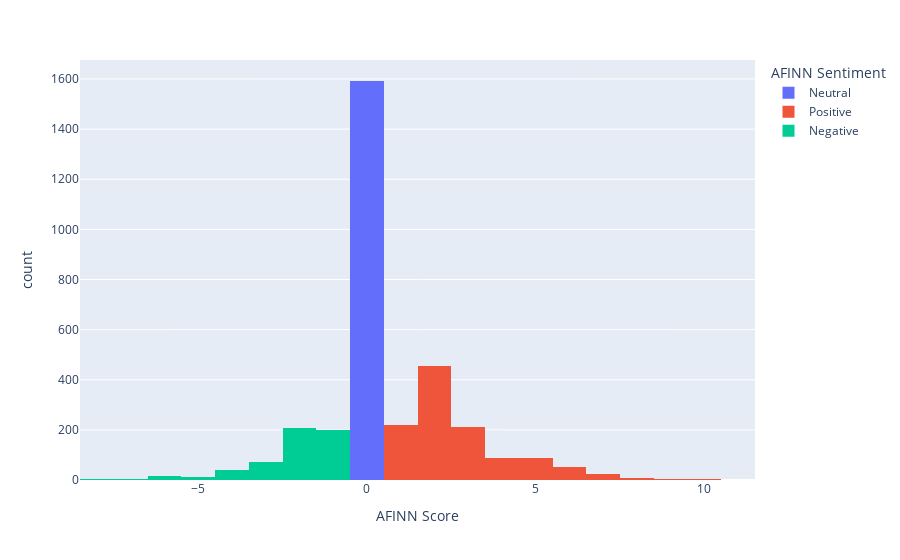

The notebook cell saved with this chart:
### Code cell
# Visualizing sentiment distribution with Plotly histogram
import plotly.express as px
fig_afinn = px.histogram(textblob_data, x='AFINN Score', color='AFINN Sentiment', template='plotly')
fig_afinn.show()

### Figure 1 — Plotly figure (JSON) as saved in the notebook; plotly's stock layout.template omitted (floating-point values rounded to 4 significant figures; data arrays with more than 128 entries replaced by an {"elided": "..."} marker saying what was removed)
{"data": [{"alignmentgroup": "True", "bingroup": "x", "hovertemplate": "AFINN Sentiment=Neutral<br>AFINN Score=%{x}<br>count=%{y}<extra></extra>", "legendgroup": "Neutral", "marker": {"color": "#636efa", "pattern": {"shape": ""}}, "name": "Neutral", "offsetgroup": "Neutral", "orientation": "v", "showlegend": true, "type": "histogram", "x": {"elided": "1592 int values"}, "xaxis": "x", "yaxis": "y"}, {"alignmentgroup": "True", "bingroup": "x", "hovertemplate": "AFINN Sentiment=Positive<br>AFINN Score=%{x}<br>count=%{y}<extra></extra>", "legendgroup": "Positive", "marker": {"color": "#EF553B", "pattern": {"shape": ""}}, "name": "Positive", "offsetgroup": "Positive", "orientation": "v", "showlegend": true, "type": "histogram", "x": {"elided": "1155 int values"}, "xaxis": "x", "yaxis": "y"}, {"alignmentgroup": "True", "bingroup": "x", "hovertemplate": "AFINN Sentiment=Negative<br>AFINN Score=%{x}<br>count=%{y}<extra></extra>", "legendgroup": "Negative", "marker": {"color": "#00cc96", "pattern": {"shape": ""}}, "name": "Negative", "offsetgroup": "Negative", "orientation": "v", "showlegend": true, "type": "histogram", "x": {"elided": "555 int values"}, "xaxis": "x", "yaxis": "y"}], "layout": {"barmode": "relative", "legend": {"title": {"text": "AFINN Sentiment"}, "tracegroupgap": 0}, "margin": {"t": 60}, "xaxis": {"anchor": "y", "domain": [0, 1], "title": {"text": "AFINN Score"}}, "yaxis": {"anchor": "x", "domain": [0, 1], "title": {"text": "count"}}}}
